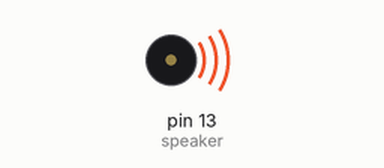
Simulated run of this sketch. Board: Arduino Uno, built with avr-gcc and run on an emulated ATmega328P. Parts: buzzer (waves = sounding).

Above: at 0.5 s.
At 4.21 s:
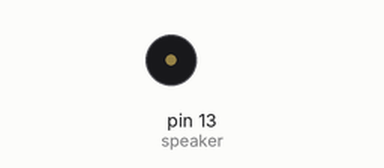
Timing chart, 0 to 7.7 s (numbered marks = the images above):
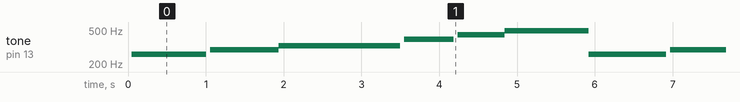

The sketch:

Program01.ino
```cpp
int speaker = 13;

// Musical Notes
//              'c'  , 'd',  'e',  'f',  'g', 'a',  'b',  'C'
int tones[] = { 1915, 1700, 1519, 1432, 1275, 1136, 1014, 956 };
// The above are frequencies corresponding to the musical notes

void setup()
{
  pinMode(speaker, OUTPUT);
}

void loop()
{
  for ( int i = 0; i <= 7; i++)
  {
    for ( int j = 0 ; j <= 250; j++)
    {
      digitalWrite(speaker, HIGH);
      delayMicroseconds(tones[i]);
      digitalWrite(speaker, LOW);
      delayMicroseconds(tones[i]);
    }
    delay(50);
  }
}
```

Measured:
- by itself, tone on pin 13 (speaker): repeats every 5.9 s: silent 0.05 s, 294 Hz 0.88 s, 328 Hz 1.6 s, silent 0.05 s, 391 Hz 0.64 s, silent 0.05 s, 439 Hz 0.60 s, 491 Hz 1.1 s, 261 Hz 1.0 s
